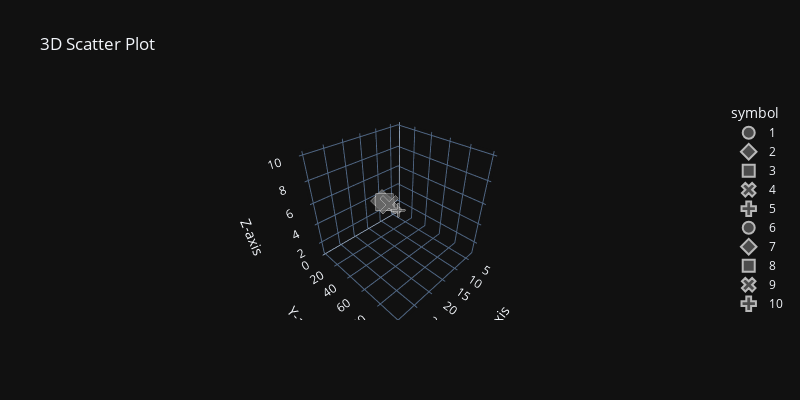

This figure's notebook cell:
### Code cell
x = [3,6,9,12,15,18,21,24,27,30]
y = [1,4,9,16,25,36,49,64,81,100]
z = [1,2,3,4,5,6,7,8,9,10]
fig = px.scatter_3d(x=x, y=y, z=z, title='3D Scatter Plot', labels={'x':'X-axis', 'y':'Y-axis', 'z':'Z-axis'},
                    template='plotly_dark', width=800, height=400, size=x, symbol=z,
                    opacity=0.7, color_discrete_sequence=px.colors.qualitative.Prism_r)
fig.show()

### Figure 1 — Plotly figure (JSON) as saved in the notebook; plotly's stock layout.template omitted (floating-point values rounded to 4 significant figures)
{"data": [{"hovertemplate": "symbol=1<br>X-axis=%{x}<br>Y-axis=%{y}<br>Z-axis=%{z}<br>size=%{marker.size}<extra></extra>", "legendgroup": "1", "marker": {"color": "rgb(102, 102, 102)", "opacity": 0.7, "size": [3], "sizemode": "area", "sizeref": 0.075, "symbol": "circle"}, "mode": "markers", "name": "1", "scene": "scene", "showlegend": true, "type": "scatter3d", "x": [3], "y": [1], "z": [1]}, {"hovertemplate": "symbol=2<br>X-axis=%{x}<br>Y-axis=%{y}<br>Z-axis=%{z}<br>size=%{marker.size}<extra></extra>", "legendgroup": "2", "marker": {"color": "rgb(102, 102, 102)", "opacity": 0.7, "size": [6], "sizemode": "area", "sizeref": 0.075, "symbol": "diamond"}, "mode": "markers", "name": "2", "scene": "scene", "showlegend": true, "type": "scatter3d", "x": [6], "y": [4], "z": [2]}, {"hovertemplate": "symbol=3<br>X-axis=%{x}<br>Y-axis=%{y}<br>Z-axis=%{z}<br>size=%{marker.size}<extra></extra>", "legendgroup": "3", "marker": {"color": "rgb(102, 102, 102)", "opacity": 0.7, "size": [9], "sizemode": "area", "sizeref": 0.075, "symbol": "square"}, "mode": "markers", "name": "3", "scene": "scene", "showlegend": true, "type": "scatter3d", "x": [9], "y": [9], "z": [3]}, {"hovertemplate": "symbol=4<br>X-axis=%{x}<br>Y-axis=%{y}<br>Z-axis=%{z}<br>size=%{marker.size}<extra></extra>", "legendgroup": "4", "marker": {"color": "rgb(102, 102, 102)", "opacity": 0.7, "size": [12], "sizemode": "area", "sizeref": 0.075, "symbol": "x"}, "mode": "markers", "name": "4", "scene": "scene", "showlegend": true, "type": "scatter3d", "x": [12], "y": [16], "z": [4]}, {"hovertemplate": "symbol=5<br>X-axis=%{x}<br>Y-axis=%{y}<br>Z-axis=%{z}<br>size=%{marker.size}<extra></extra>", "legendgroup": "5", "marker": {"color": "rgb(102, 102, 102)", "opacity": 0.7, "size": [15], "sizemode": "area", "sizeref": 0.075, "symbol": "cross"}, "mode": "markers", "name": "5", "scene": "scene", "showlegend": true, "type": "scatter3d", "x": [15], "y": [25], "z": [5]}, {"hovertemplate": "symbol=6<br>X-axis=%{x}<br>Y-axis=%{y}<br>Z-axis=%{z}<br>size=%{marker.size}<extra></extra>", "legendgroup": "6", "marker": {"color": "rgb(102, 102, 102)", "opacity": 0.7, "size": [18], "sizemode": "area", "sizeref": 0.075, "symbol": "circle"}, "mode": "markers", "name": "6", "scene": "scene", "showlegend": true, "type": "scatter3d", "x": [18], "y": [36], "z": [6]}, {"hovertemplate": "symbol=7<br>X-axis=%{x}<br>Y-axis=%{y}<br>Z-axis=%{z}<br>size=%{marker.size}<extra></extra>", "legendgroup": "7", "marker": {"color": "rgb(102, 102, 102)", "opacity": 0.7, "size": [21], "sizemode": "area", "sizeref": 0.075, "symbol": "diamond"}, "mode": "markers", "name": "7", "scene": "scene", "showlegend": true, "type": "scatter3d", "x": [21], "y": [49], "z": [7]}, {"hovertemplate": "symbol=8<br>X-axis=%{x}<br>Y-axis=%{y}<br>Z-axis=%{z}<br>size=%{marker.size}<extra></extra>", "legendgroup": "8", "marker": {"color": "rgb(102, 102, 102)", "opacity": 0.7, "size": [24], "sizemode": "area", "sizeref": 0.075, "symbol": "square"}, "mode": "markers", "name": "8", "scene": "scene", "showlegend": true, "type": "scatter3d", "x": [24], "y": [64], "z": [8]}, {"hovertemplate": "symbol=9<br>X-axis=%{x}<br>Y-axis=%{y}<br>Z-axis=%{z}<br>size=%{marker.size}<extra></extra>", "legendgroup": "9", "marker": {"color": "rgb(102, 102, 102)", "opacity": 0.7, "size": [27], "sizemode": "area", "sizeref": 0.075, "symbol": "x"}, "mode": "markers", "name": "9", "scene": "scene", "showlegend": true, "type": "scatter3d", "x": [27], "y": [81], "z": [9]}, {"hovertemplate": "symbol=10<br>X-axis=%{x}<br>Y-axis=%{y}<br>Z-axis=%{z}<br>size=%{marker.size}<extra></extra>", "legendgroup": "10", "marker": {"color": "rgb(102, 102, 102)", "opacity": 0.7, "size": [30], "sizemode": "area", "sizeref": 0.075, "symbol": "cross"}, "mode": "markers", "name": "10", "scene": "scene", "showlegend": true, "type": "scatter3d", "x": [30], "y": [100], "z": [10]}], "layout": {"height": 400, "legend": {"itemsizing": "constant", "title": {"text": "symbol"}, "tracegroupgap": 0}, "scene": {"domain": {"x": [0, 1], "y": [0, 1]}, "xaxis": {"title": {"text": "X-axis"}}, "yaxis": {"title": {"text": "Y-axis"}}, "zaxis": {"title": {"text": "Z-axis"}}}, "title": {"text": "3D Scatter Plot"}, "width": 800}}
